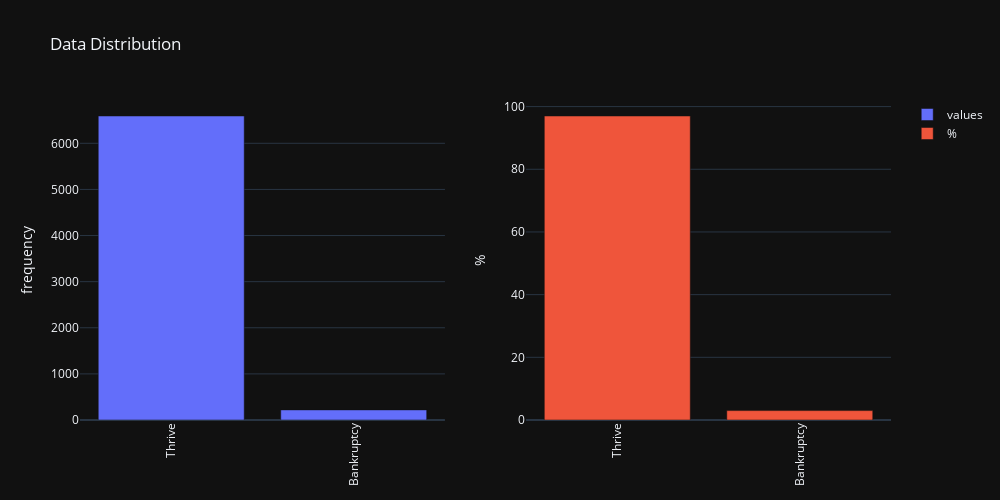

This figure's notebook cell:
### Markdown cell above
In the below data we observe that the is a class imbalance, this suggests that during modelling we need to manage the imbalance.

### Code cell
target_dist_num, target_dist_perc = get_dist(data=data_nomsn,col=target)
target_index = ["Thrive","Bankruptcy"]
plot_dist_bar(target_dist_num,target_dist_perc,title="Data Distribution", custom_index=True, 
index1=target_index,index2=target_index)

### Figure 1 — Plotly figure (JSON) as saved in the notebook; plotly's stock layout.template omitted (floating-point values rounded to 4 significant figures)
{"data": [{"name": "values", "type": "bar", "x": ["Thrive", "Bankruptcy"], "xaxis": "x", "y": [6592, 219], "yaxis": "y"}, {"name": "%", "type": "bar", "x": ["Thrive", "Bankruptcy"], "xaxis": "x2", "y": [97, 3], "yaxis": "y2"}], "layout": {"height": 500, "title": {"text": "Data Distribution"}, "width": 1000, "xaxis": {"anchor": "y", "domain": [0, 0.45], "tickangle": -90}, "xaxis2": {"anchor": "y2", "domain": [0.55, 1], "tickangle": -90}, "yaxis": {"anchor": "x", "domain": [0, 1], "title": {"text": "frequency"}}, "yaxis2": {"anchor": "x2", "domain": [0, 1], "title": {"text": "%"}}}}
